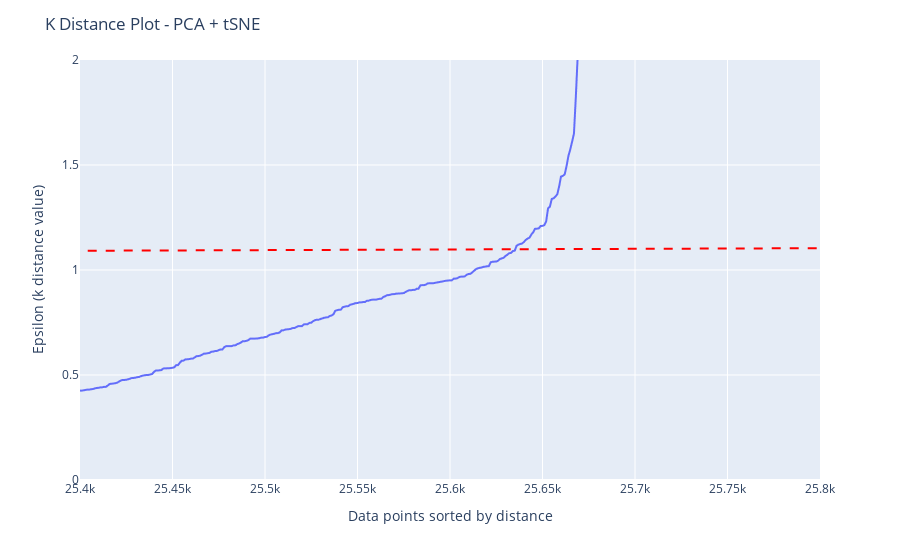

Write notebook code for a chart like this one.
### Code cell
import plotly.express as px

fig_3 = px.line(distances)

# set the limits of the y-axis to: 0 to 1
fig_3.update_yaxes(range=[0, 2])

# set the limits of the x-axis to: 25400 to 25800
fig_3.update_xaxes(range=[25400, 25800])

# add a horizontal rule for y = 1.11
fig_3.add_shape(type='line',
              x0=0,
              y0=0.31,
              x1=26000,
              y1=1.11,
              line=dict(color='red', width=2, dash='dash'))

fig_3.update_layout(
    title="K Distance Plot - PCA + tSNE",
    xaxis_title="Data points sorted by distance",
    yaxis_title="Epsilon (k distance value)",
    showlegend=False
)

# write the graph to a file in the working directory
fig_3.write_html(f"{working_directory}/dbscan_parameter_estimation_for_pca_and_tsne_{TAG}.html")

# show the plot
fig_3.show()

### Figure 1 — Plotly figure (JSON) as saved in the notebook; plotly's stock layout.template omitted (floating-point values rounded to 4 significant figures; data arrays with more than 128 entries replaced by an {"elided": "..."} marker saying what was removed)
{"data": [{"hovertemplate": "variable=0<br>index=%{x}<br>value=%{y}<extra></extra>", "legendgroup": "0", "line": {"color": "#636efa", "dash": "solid"}, "marker": {"symbol": "circle"}, "mode": "lines", "name": "0", "showlegend": true, "type": "scattergl", "x": {"elided": "25686 int values"}, "xaxis": "x", "y": {"elided": "25686 float values"}, "yaxis": "y"}], "layout": {"autosize": true, "legend": {"title": {"text": "variable"}, "tracegroupgap": 0}, "margin": {"t": 60}, "shapes": [{"line": {"color": "red", "dash": "dash", "width": 2}, "type": "line", "x0": 0, "x1": 26000, "y0": 0.31, "y1": 1.11}], "showlegend": false, "title": {"text": "K Distance Plot - PCA + tSNE"}, "xaxis": {"anchor": "y", "domain": [0, 1], "range": [25400, 25800], "title": {"text": "Data points sorted by distance"}, "type": "linear"}, "yaxis": {"anchor": "x", "domain": [0, 1], "range": [0, 2], "title": {"text": "Epsilon (k distance value)"}, "type": "linear"}}}
